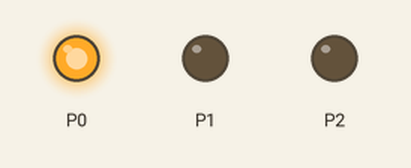
Simulated run of this program. Board: BBC micro:bit (MakeCode). On the bench: output pins drawn as LEDs (lit = HIGH).

Above: at 5.0 s.
At 15.0 s:
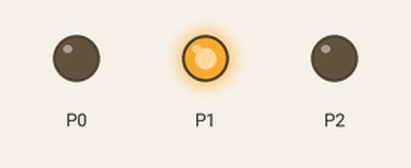
At 25.0 s:
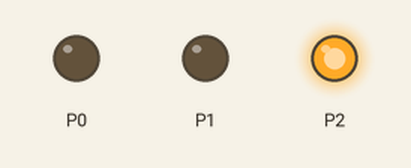
Timing chart, 0 to 39.0 s (numbered marks = the images above):
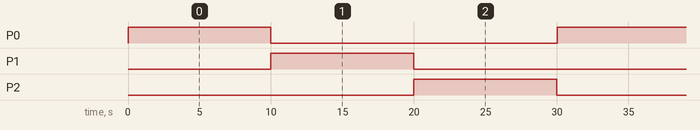

The program:

main.ts
```typescript
basic.forever(function () {
    pins.digitalWritePin(DigitalPin.P0, 1)
    basic.pause(10000)
    pins.digitalWritePin(DigitalPin.P0, 0)
    pins.digitalWritePin(DigitalPin.P1, 1)
    basic.pause(10000)
    pins.digitalWritePin(DigitalPin.P1, 0)
    pins.digitalWritePin(DigitalPin.P2, 1)
    basic.pause(10000)
    pins.digitalWritePin(DigitalPin.P2, 0)
})
```

test.ts
```typescript
// 在此处测试；当此软件包作为插件使用时，将不会编译此软件包。
```

Measured:
- by itself, P0–2: alternates HIGH for 10.0 s and LOW for 20.0 s
